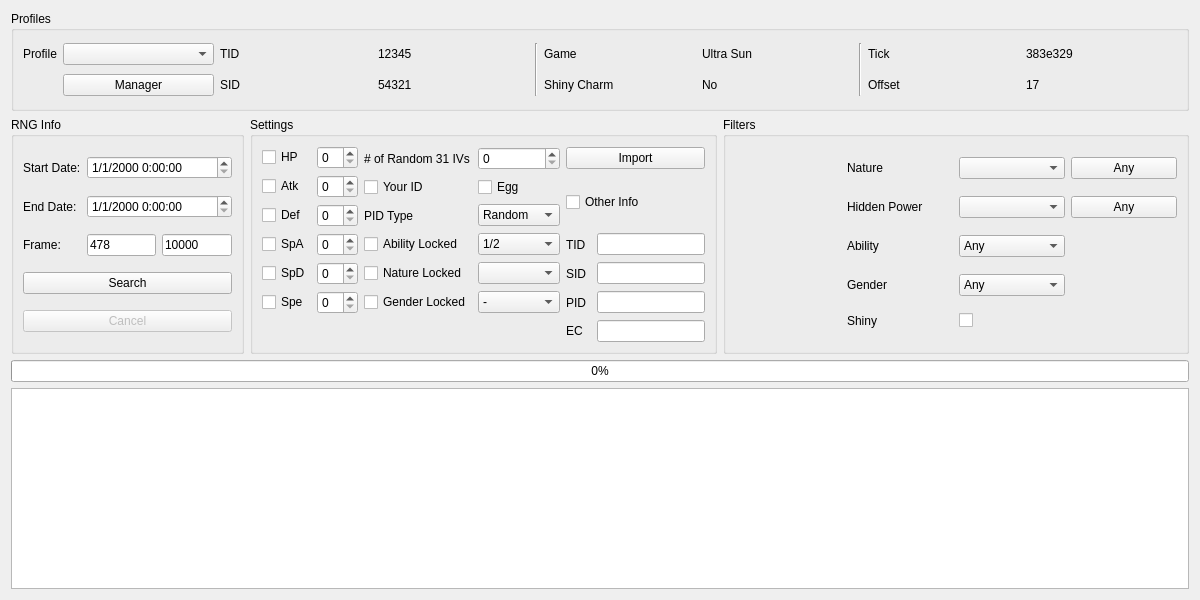
<?xml version="1.0" encoding="UTF-8"?>
<ui version="4.0">
 <class>Event7</class>
 <widget class="QWidget" name="Event7">
  <property name="geometry">
   <rect>
    <x>0</x>
    <y>0</y>
    <width>1200</width>
    <height>600</height>
   </rect>
  </property>
  <property name="minimumSize">
   <size>
    <width>1200</width>
    <height>600</height>
   </size>
  </property>
  <property name="windowTitle">
   <string>Gen 7 Event</string>
  </property>
  <layout class="QGridLayout" name="gridLayout">
   <item row="1" column="0">
    <widget class="QGroupBox" name="groupBoxEventRNGInfo">
     <property name="sizePolicy">
      <sizepolicy hsizetype="Preferred" vsizetype="Preferred">
       <horstretch>1</horstretch>
       <verstretch>1</verstretch>
      </sizepolicy>
     </property>
     <property name="title">
      <string>RNG Info</string>
     </property>
     <layout class="QGridLayout" name="gridLayout_9">
      <item row="0" column="0">
       <widget class="QLabel" name="labelEventStartDate">
        <property name="text">
         <string>Start Date:</string>
        </property>
       </widget>
      </item>
      <item row="0" column="1" colspan="2">
       <widget class="QDateTimeEdit" name="dateTimeEditEventStartDate">
        <property name="displayFormat">
         <string>M/d/yyyy H:mm:ss</string>
        </property>
       </widget>
      </item>
      <item row="1" column="0">
       <widget class="QLabel" name="labelEventEndDate">
        <property name="text">
         <string>End Date:</string>
        </property>
       </widget>
      </item>
      <item row="1" column="1" colspan="2">
       <widget class="QDateTimeEdit" name="dateTimeEditEventEndDate">
        <property name="displayFormat">
         <string>M/d/yyyy H:mm:ss</string>
        </property>
       </widget>
      </item>
      <item row="2" column="0">
       <widget class="QLabel" name="labelEventFrame">
        <property name="text">
         <string>Frame:</string>
        </property>
       </widget>
      </item>
      <item row="2" column="1">
       <widget class="TextBox" name="textBoxEventStartFrame">
        <property name="text">
         <string notr="true">478</string>
        </property>
       </widget>
      </item>
      <item row="2" column="2">
       <widget class="TextBox" name="textBoxEventEndFrame">
        <property name="text">
         <string notr="true">10000</string>
        </property>
       </widget>
      </item>
      <item row="3" column="0" colspan="3">
       <widget class="QPushButton" name="pushButtonEventSearch">
        <property name="text">
         <string>Search</string>
        </property>
       </widget>
      </item>
      <item row="4" column="0" colspan="3">
       <widget class="QPushButton" name="pushButtonEventCancel">
        <property name="enabled">
         <bool>false</bool>
        </property>
        <property name="text">
         <string>Cancel</string>
        </property>
       </widget>
      </item>
     </layout>
    </widget>
   </item>
   <item row="1" column="1">
    <widget class="QGroupBox" name="groupBoxEventSettings">
     <property name="sizePolicy">
      <sizepolicy hsizetype="Preferred" vsizetype="Preferred">
       <horstretch>2</horstretch>
       <verstretch>1</verstretch>
      </sizepolicy>
     </property>
     <property name="title">
      <string>Settings</string>
     </property>
     <layout class="QGridLayout" name="gridLayout_16">
      <item row="0" column="0" rowspan="6">
       <layout class="QGridLayout" name="gridLayout_17">
        <item row="0" column="0">
         <widget class="QCheckBox" name="checkBoxEventHP">
          <property name="text">
           <string>HP</string>
          </property>
         </widget>
        </item>
        <item row="0" column="1">
         <widget class="QSpinBox" name="spinBoxEventHP">
          <property name="maximum">
           <number>31</number>
          </property>
         </widget>
        </item>
        <item row="1" column="0">
         <widget class="QCheckBox" name="checkBoxEventAtk">
          <property name="text">
           <string>Atk</string>
          </property>
         </widget>
        </item>
        <item row="1" column="1">
         <widget class="QSpinBox" name="spinBoxEventAtk">
          <property name="maximum">
           <number>31</number>
          </property>
         </widget>
        </item>
        <item row="2" column="0">
         <widget class="QCheckBox" name="checkBoxEventDef">
          <property name="text">
           <string>Def</string>
          </property>
         </widget>
        </item>
        <item row="2" column="1">
         <widget class="QSpinBox" name="spinBoxEventDef">
          <property name="maximum">
           <number>31</number>
          </property>
         </widget>
        </item>
        <item row="3" column="0">
         <widget class="QCheckBox" name="checkBoxEventSpA">
          <property name="text">
           <string>SpA</string>
          </property>
         </widget>
        </item>
        <item row="3" column="1">
         <widget class="QSpinBox" name="spinBoxEventSpA">
          <property name="maximum">
           <number>31</number>
          </property>
         </widget>
        </item>
        <item row="4" column="0">
         <widget class="QCheckBox" name="checkBoxEventSpD">
          <property name="text">
           <string>SpD</string>
          </property>
         </widget>
        </item>
        <item row="4" column="1">
         <widget class="QSpinBox" name="spinBoxEventSpD">
          <property name="maximum">
           <number>31</number>
          </property>
         </widget>
        </item>
        <item row="5" column="0">
         <widget class="QCheckBox" name="checkBoxEventSpe">
          <property name="text">
           <string>Spe</string>
          </property>
         </widget>
        </item>
        <item row="5" column="1">
         <widget class="QSpinBox" name="spinBoxEventSpe">
          <property name="maximum">
           <number>31</number>
          </property>
         </widget>
        </item>
       </layout>
      </item>
      <item row="0" column="1">
       <widget class="QLabel" name="labelEventRandomIVs">
        <property name="text">
         <string># of Random 31 IVs</string>
        </property>
       </widget>
      </item>
      <item row="0" column="2">
       <widget class="QSpinBox" name="spinBoxEventRandomIVs"/>
      </item>
      <item row="0" column="3" colspan="2">
       <widget class="QPushButton" name="pushButtonEventImport">
        <property name="text">
         <string>Import</string>
        </property>
       </widget>
      </item>
      <item row="1" column="1">
       <widget class="QCheckBox" name="checkBoxEventYourID">
        <property name="text">
         <string>Your ID</string>
        </property>
       </widget>
      </item>
      <item row="1" column="2">
       <widget class="QCheckBox" name="checkBoxEventEgg">
        <property name="text">
         <string>Egg</string>
        </property>
       </widget>
      </item>
      <item row="1" column="3" rowspan="2" colspan="2">
       <widget class="QCheckBox" name="checkBoxEventOtherInfo">
        <property name="text">
         <string>Other Info</string>
        </property>
       </widget>
      </item>
      <item row="2" column="1">
       <widget class="QLabel" name="labelEventPIDType">
        <property name="text">
         <string>PID Type</string>
        </property>
       </widget>
      </item>
      <item row="2" column="2">
       <widget class="QComboBox" name="comboBoxEventPIDType">
        <item>
         <property name="text">
          <string>Random</string>
         </property>
        </item>
        <item>
         <property name="text">
          <string>Nonshiny</string>
         </property>
        </item>
        <item>
         <property name="text">
          <string>Shiny</string>
         </property>
        </item>
        <item>
         <property name="text">
          <string>Specified</string>
         </property>
        </item>
       </widget>
      </item>
      <item row="3" column="1">
       <widget class="QCheckBox" name="checkBoxEventAbilityLock">
        <property name="text">
         <string>Ability Locked</string>
        </property>
       </widget>
      </item>
      <item row="3" column="2">
       <widget class="QComboBox" name="comboBoxEventAbilityLocked">
        <item>
         <property name="text">
          <string>1/2</string>
         </property>
        </item>
        <item>
         <property name="text">
          <string>1/2/H</string>
         </property>
        </item>
       </widget>
      </item>
      <item row="3" column="3">
       <widget class="QLabel" name="labelEventTID">
        <property name="text">
         <string>TID</string>
        </property>
       </widget>
      </item>
      <item row="3" column="4">
       <widget class="TextBox" name="textBoxEventTID">
        <property name="sizePolicy">
         <sizepolicy hsizetype="Preferred" vsizetype="Fixed">
          <horstretch>0</horstretch>
          <verstretch>0</verstretch>
         </sizepolicy>
        </property>
       </widget>
      </item>
      <item row="4" column="1">
       <widget class="QCheckBox" name="checkBoxEventNatureLocked">
        <property name="text">
         <string>Nature Locked</string>
        </property>
       </widget>
      </item>
      <item row="4" column="2">
       <widget class="QComboBox" name="comboBoxEventNatureLocked"/>
      </item>
      <item row="4" column="3">
       <widget class="QLabel" name="labelEventSID">
        <property name="text">
         <string>SID</string>
        </property>
       </widget>
      </item>
      <item row="4" column="4">
       <widget class="TextBox" name="textBoxEventSID">
        <property name="sizePolicy">
         <sizepolicy hsizetype="Preferred" vsizetype="Fixed">
          <horstretch>0</horstretch>
          <verstretch>0</verstretch>
         </sizepolicy>
        </property>
       </widget>
      </item>
      <item row="5" column="1">
       <widget class="QCheckBox" name="checkBoxEventGenderLocked">
        <property name="text">
         <string>Gender Locked</string>
        </property>
       </widget>
      </item>
      <item row="5" column="2">
       <widget class="QComboBox" name="comboBoxEventGenderLocked">
        <item>
         <property name="text">
          <string notr="true">-</string>
         </property>
        </item>
        <item>
         <property name="text">
          <string notr="true">♂</string>
         </property>
        </item>
        <item>
         <property name="text">
          <string notr="true">♀</string>
         </property>
        </item>
       </widget>
      </item>
      <item row="5" column="3">
       <widget class="QLabel" name="labelEventPID">
        <property name="text">
         <string>PID</string>
        </property>
       </widget>
      </item>
      <item row="5" column="4">
       <widget class="TextBox" name="textBoxEventPID">
        <property name="sizePolicy">
         <sizepolicy hsizetype="Preferred" vsizetype="Fixed">
          <horstretch>0</horstretch>
          <verstretch>0</verstretch>
         </sizepolicy>
        </property>
       </widget>
      </item>
      <item row="6" column="3">
       <widget class="QLabel" name="labelEventEC">
        <property name="text">
         <string>EC</string>
        </property>
       </widget>
      </item>
      <item row="6" column="4">
       <widget class="TextBox" name="textBoxEventEC">
        <property name="sizePolicy">
         <sizepolicy hsizetype="Preferred" vsizetype="Fixed">
          <horstretch>0</horstretch>
          <verstretch>0</verstretch>
         </sizepolicy>
        </property>
       </widget>
      </item>
     </layout>
    </widget>
   </item>
   <item row="1" column="2">
    <widget class="QGroupBox" name="groupBoxEventFilter">
     <property name="sizePolicy">
      <sizepolicy hsizetype="Preferred" vsizetype="Preferred">
       <horstretch>2</horstretch>
       <verstretch>1</verstretch>
      </sizepolicy>
     </property>
     <property name="title">
      <string>Filters</string>
     </property>
     <layout class="QGridLayout" name="gridLayout_10">
      <item row="0" column="0" rowspan="5">
       <widget class="IVFilter" name="ivFilterEvent" native="true"/>
      </item>
      <item row="0" column="1">
       <widget class="QLabel" name="labelEventNature">
        <property name="frameShape">
         <enum>QFrame::NoFrame</enum>
        </property>
        <property name="text">
         <string>Nature</string>
        </property>
       </widget>
      </item>
      <item row="0" column="2">
       <widget class="CheckList" name="comboBoxEventNature"/>
      </item>
      <item row="0" column="3">
       <widget class="QPushButton" name="pushButtonEventAnyNature">
        <property name="text">
         <string>Any</string>
        </property>
       </widget>
      </item>
      <item row="1" column="1">
       <widget class="QLabel" name="labelEventHiddenPower">
        <property name="text">
         <string>Hidden Power</string>
        </property>
       </widget>
      </item>
      <item row="1" column="2">
       <widget class="CheckList" name="comboBoxEventHiddenPower"/>
      </item>
      <item row="1" column="3">
       <widget class="QPushButton" name="pushButtonEventAnyHiddenPower">
        <property name="text">
         <string>Any</string>
        </property>
       </widget>
      </item>
      <item row="2" column="1">
       <widget class="QLabel" name="labelEventAbility">
        <property name="text">
         <string>Ability</string>
        </property>
       </widget>
      </item>
      <item row="2" column="2">
       <widget class="QComboBox" name="comboBoxEventAbility">
        <item>
         <property name="text">
          <string>Any</string>
         </property>
        </item>
        <item>
         <property name="text">
          <string notr="true">1</string>
         </property>
        </item>
        <item>
         <property name="text">
          <string notr="true">2</string>
         </property>
        </item>
        <item>
         <property name="text">
          <string notr="true">H</string>
         </property>
        </item>
       </widget>
      </item>
      <item row="3" column="1">
       <widget class="QLabel" name="labelEventGender">
        <property name="text">
         <string>Gender</string>
        </property>
       </widget>
      </item>
      <item row="3" column="2">
       <widget class="QComboBox" name="comboBoxEventGender">
        <item>
         <property name="text">
          <string>Any</string>
         </property>
        </item>
        <item>
         <property name="text">
          <string notr="true">♂</string>
         </property>
        </item>
        <item>
         <property name="text">
          <string notr="true">♀</string>
         </property>
        </item>
       </widget>
      </item>
      <item row="4" column="1">
       <widget class="QLabel" name="labelEventShiny">
        <property name="text">
         <string>Shiny</string>
        </property>
       </widget>
      </item>
      <item row="4" column="2">
       <widget class="QCheckBox" name="checkBoxEventShiny">
        <property name="text">
         <string/>
        </property>
       </widget>
      </item>
     </layout>
    </widget>
   </item>
   <item row="0" column="0" colspan="3">
    <widget class="QGroupBox" name="groupBoxProfile">
     <property name="sizePolicy">
      <sizepolicy hsizetype="Preferred" vsizetype="Preferred">
       <horstretch>0</horstretch>
       <verstretch>1</verstretch>
      </sizepolicy>
     </property>
     <property name="title">
      <string>Profiles</string>
     </property>
     <layout class="QGridLayout" name="gridLayout_15">
      <item row="0" column="0">
       <widget class="QLabel" name="labelProfile">
        <property name="sizePolicy">
         <sizepolicy hsizetype="Fixed" vsizetype="Preferred">
          <horstretch>0</horstretch>
          <verstretch>0</verstretch>
         </sizepolicy>
        </property>
        <property name="text">
         <string>Profile</string>
        </property>
       </widget>
      </item>
      <item row="0" column="1">
       <widget class="QComboBox" name="comboBoxProfiles"/>
      </item>
      <item row="0" column="2">
       <widget class="QLabel" name="labelProfileTID">
        <property name="text">
         <string>TID</string>
        </property>
       </widget>
      </item>
      <item row="0" column="3">
       <widget class="QLabel" name="labelProfileTIDValue">
        <property name="text">
         <string notr="true">12345</string>
        </property>
       </widget>
      </item>
      <item row="0" column="4" rowspan="2">
       <widget class="Line" name="line">
        <property name="orientation">
         <enum>Qt::Vertical</enum>
        </property>
       </widget>
      </item>
      <item row="0" column="5">
       <widget class="QLabel" name="labelProfileGame">
        <property name="text">
         <string>Game</string>
        </property>
       </widget>
      </item>
      <item row="0" column="6">
       <widget class="QLabel" name="labelProfileGameValue">
        <property name="text">
         <string>Ultra Sun</string>
        </property>
       </widget>
      </item>
      <item row="0" column="7" rowspan="2">
       <widget class="Line" name="line_2">
        <property name="orientation">
         <enum>Qt::Vertical</enum>
        </property>
       </widget>
      </item>
      <item row="0" column="8">
       <widget class="QLabel" name="labelProfileTick">
        <property name="text">
         <string>Tick</string>
        </property>
       </widget>
      </item>
      <item row="0" column="9">
       <widget class="QLabel" name="labelProfileTickValue">
        <property name="text">
         <string>383e329</string>
        </property>
       </widget>
      </item>
      <item row="1" column="1">
       <widget class="QPushButton" name="pushButtonProfileManager">
        <property name="text">
         <string>Manager</string>
        </property>
       </widget>
      </item>
      <item row="1" column="2">
       <widget class="QLabel" name="labelProfileSID">
        <property name="text">
         <string>SID</string>
        </property>
       </widget>
      </item>
      <item row="1" column="3">
       <widget class="QLabel" name="labelProfileSIDValue">
        <property name="text">
         <string notr="true">54321</string>
        </property>
       </widget>
      </item>
      <item row="1" column="5">
       <widget class="QLabel" name="labelProfileShinyCharm">
        <property name="text">
         <string>Shiny Charm</string>
        </property>
       </widget>
      </item>
      <item row="1" column="6">
       <widget class="QLabel" name="labelProfileShinyCharmValue">
        <property name="text">
         <string>No</string>
        </property>
       </widget>
      </item>
      <item row="1" column="8">
       <widget class="QLabel" name="labelProfileOffset">
        <property name="text">
         <string>Offset</string>
        </property>
       </widget>
      </item>
      <item row="1" column="9">
       <widget class="QLabel" name="labelProfileOffsetValue">
        <property name="text">
         <string>17</string>
        </property>
       </widget>
      </item>
     </layout>
    </widget>
   </item>
   <item row="2" column="0" colspan="3">
    <widget class="QProgressBar" name="progressBarEvent">
     <property name="value">
      <number>0</number>
     </property>
    </widget>
   </item>
   <item row="3" column="0" colspan="3">
    <widget class="TableView" name="tableViewEvent">
     <property name="sizePolicy">
      <sizepolicy hsizetype="Expanding" vsizetype="Expanding">
       <horstretch>0</horstretch>
       <verstretch>2</verstretch>
      </sizepolicy>
     </property>
     <attribute name="horizontalHeaderDefaultSectionSize">
      <number>60</number>
     </attribute>
     <attribute name="verticalHeaderVisible">
      <bool>false</bool>
     </attribute>
    </widget>
   </item>
  </layout>
 </widget>
 <customwidgets>
  <customwidget>
   <class>TextBox</class>
   <extends>QLineEdit</extends>
   <header>Forms/Controls/TextBox.hpp</header>
  </customwidget>
  <customwidget>
   <class>TableView</class>
   <extends>QTableView</extends>
   <header>Forms/Controls/TableView.hpp</header>
  </customwidget>
  <customwidget>
   <class>IVFilter</class>
   <extends>QWidget</extends>
   <header>Forms/Controls/IVFilter.hpp</header>
   <container>1</container>
  </customwidget>
  <customwidget>
   <class>CheckList</class>
   <extends>QComboBox</extends>
   <header>Forms/Controls/CheckList.hpp</header>
   <slots>
    <slot>resetChecks()</slot>
   </slots>
  </customwidget>
 </customwidgets>
 <tabstops>
  <tabstop>comboBoxProfiles</tabstop>
  <tabstop>pushButtonProfileManager</tabstop>
  <tabstop>dateTimeEditEventStartDate</tabstop>
  <tabstop>dateTimeEditEventEndDate</tabstop>
  <tabstop>textBoxEventStartFrame</tabstop>
  <tabstop>textBoxEventEndFrame</tabstop>
  <tabstop>pushButtonEventSearch</tabstop>
  <tabstop>pushButtonEventCancel</tabstop>
  <tabstop>checkBoxEventHP</tabstop>
  <tabstop>spinBoxEventHP</tabstop>
  <tabstop>checkBoxEventAtk</tabstop>
  <tabstop>spinBoxEventAtk</tabstop>
  <tabstop>checkBoxEventDef</tabstop>
  <tabstop>spinBoxEventDef</tabstop>
  <tabstop>checkBoxEventSpA</tabstop>
  <tabstop>spinBoxEventSpA</tabstop>
  <tabstop>checkBoxEventSpD</tabstop>
  <tabstop>spinBoxEventSpD</tabstop>
  <tabstop>checkBoxEventSpe</tabstop>
  <tabstop>spinBoxEventSpe</tabstop>
  <tabstop>spinBoxEventRandomIVs</tabstop>
  <tabstop>pushButtonEventImport</tabstop>
  <tabstop>checkBoxEventYourID</tabstop>
  <tabstop>checkBoxEventEgg</tabstop>
  <tabstop>checkBoxEventOtherInfo</tabstop>
  <tabstop>comboBoxEventPIDType</tabstop>
  <tabstop>checkBoxEventAbilityLock</tabstop>
  <tabstop>comboBoxEventAbilityLocked</tabstop>
  <tabstop>checkBoxEventNatureLocked</tabstop>
  <tabstop>comboBoxEventNatureLocked</tabstop>
  <tabstop>checkBoxEventGenderLocked</tabstop>
  <tabstop>comboBoxEventGenderLocked</tabstop>
  <tabstop>textBoxEventTID</tabstop>
  <tabstop>textBoxEventSID</tabstop>
  <tabstop>textBoxEventPID</tabstop>
  <tabstop>textBoxEventEC</tabstop>
  <tabstop>comboBoxEventNature</tabstop>
  <tabstop>pushButtonEventAnyNature</tabstop>
  <tabstop>comboBoxEventHiddenPower</tabstop>
  <tabstop>pushButtonEventAnyHiddenPower</tabstop>
  <tabstop>comboBoxEventAbility</tabstop>
  <tabstop>comboBoxEventGender</tabstop>
  <tabstop>checkBoxEventShiny</tabstop>
  <tabstop>tableViewEvent</tabstop>
 </tabstops>
 <resources/>
 <connections>
  <connection>
   <sender>pushButtonEventAnyNature</sender>
   <signal>clicked()</signal>
   <receiver>comboBoxEventNature</receiver>
   <slot>resetChecks()</slot>
   <hints>
    <hint type="sourcelabel">
     <x>1114</x>
     <y>173</y>
    </hint>
    <hint type="destinationlabel">
     <x>1063</x>
     <y>172</y>
    </hint>
   </hints>
  </connection>
  <connection>
   <sender>pushButtonEventAnyHiddenPower</sender>
   <signal>clicked()</signal>
   <receiver>comboBoxEventHiddenPower</receiver>
   <slot>resetChecks()</slot>
   <hints>
    <hint type="sourcelabel">
     <x>1106</x>
     <y>212</y>
    </hint>
    <hint type="destinationlabel">
     <x>1040</x>
     <y>207</y>
    </hint>
   </hints>
  </connection>
 </connections>
</ui>
